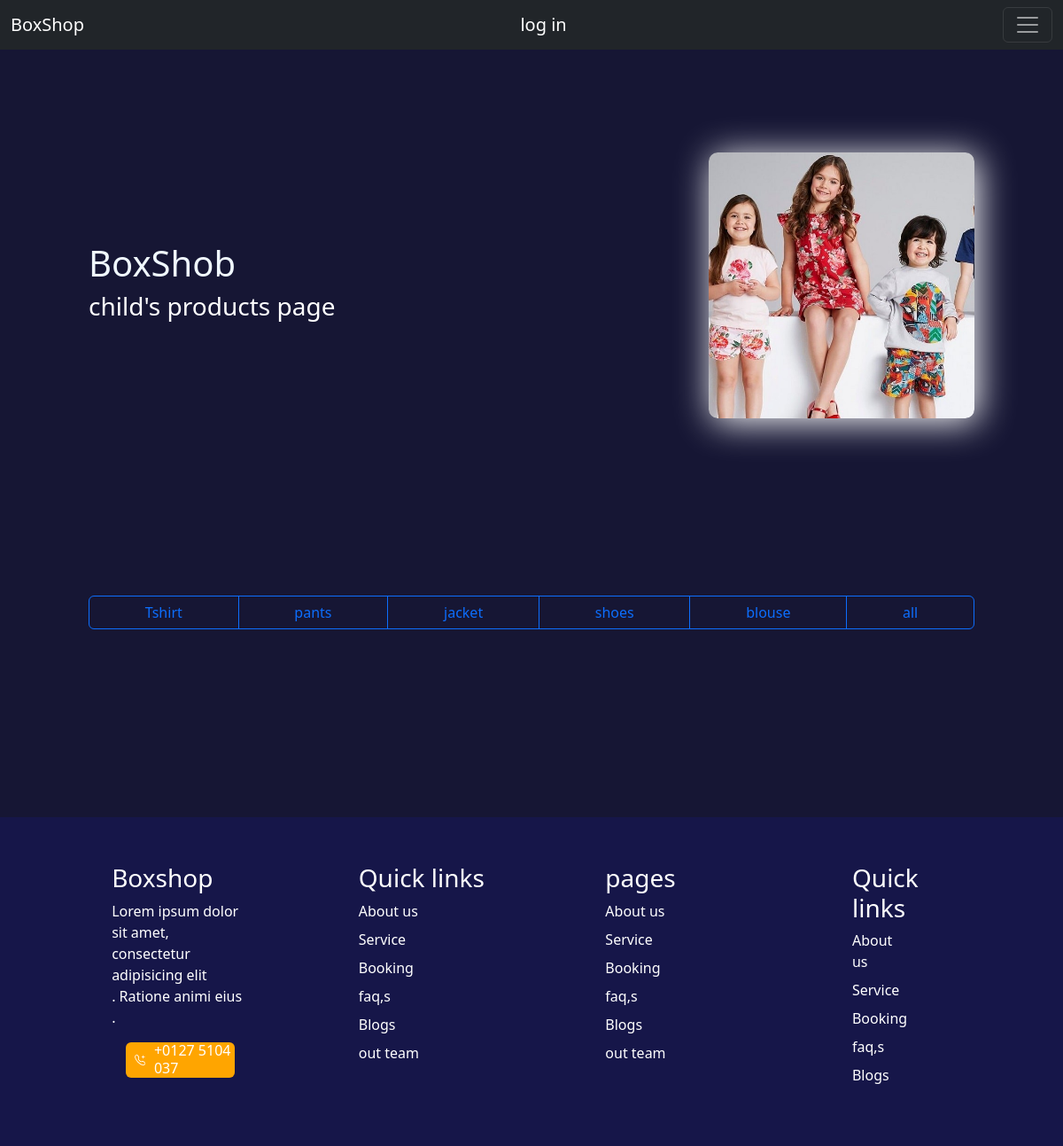
Screenshot of /child/ with the database file from the repository.
### my_ecom/models.py (models this page shows)
class Catcloth(models.Model):
    class C(models.TextChoices):
        Tshirt='Tshirt','Tshirt'
        Pants='pants','pants'
        jacket='jacket','jacket'
        shoes='shoes','shoes'
        blouse='blouse','blouse'
    cat=models.CharField(max_length=100,choices=C.choices)

### my_ecom/views.py (the view)
# urls.py: path('child/',views.child,name='child'),
def child(request):
    context={
        'boxes':Box.objects.all(),
        'cats':Catcloth.objects.all(),
    }
    return render(request,'child.html',context)

### templates/child.html (shortened to what this page needs)
{% load static %}
<!DOCTYPE html>
<html lang="en">
<head>
<link href="https://cdn.jsdelivr.net/npm/bootstrap@5.3.3/dist/css/bootstrap.min.css" rel="stylesheet">
<link rel="stylesheet" href="{% static 'e-comerce.css' %}">
</head>
<body>
       <nav class="navbar navbar-dark bg-dark fixed-top">
  <div class="container-fluid">
    <a class="navbar-brand" href="#">BoxShop</a>
            <a class="navbar-brand" href="{% url 'log'%}">log in</a>
    <button class="navbar-toggler" type="button" data-bs-toggle="offcanvas" data-bs-target="#offcanvasDarkNavbar" aria-controls="offcanvasDarkNavbar" aria-label="Toggle navigation">
      <span class="navbar-toggler-icon"></span>
    </button>
  </div>
</nav>
<br><br><br>
<div class="header2">
      <div class="text">
    <h1>BoxShob</h1>
    <h3>child's products page</h3>
</div>
    <img class="img" src="{% static 'ac-image-PW1599646479Az.jpeg'%}" alt="">
</div>
    <div class="btn-group " role="group" aria-label="Default button group">
   {% for cat in cats|slice:5 %}
  <button type="button" class="btn btn-outline-primary category-btn" data-category="{{ cat.cat }}">{{ cat.cat }}</button>
    {% endfor %}
        <button type="button" class="btn btn-outline-primary all">all</button>
</div>
<div class="row row-cols-1 row-cols-md-3 g-4row row-cols-1 row-cols-md-3 g-4">
      </div>
<br><br><br><br>
 <div class="footer">
            <div class="row">
                <div class="col-2">
                    <h3>Boxshop</h3>
<p>Lorem ipsum dolor sit amet, <br/>consectetur adipisicing elit<br/>. Ratione animi eius .</p>
<div class="phone"> <h6>+0127 5104 037</h6></div>
                </div>
                <div class="col-2">
                    <h3>Quick links</h3>
                    <div class="links">
                    <ul>
                        <li><a href="">About us</a></li>
                        <li><a href="">Service</a></li>
                        <li><a href="">Booking</a></li>
                        <li><a href="">faq,s</a></li>
                        <li><a href="">Blogs</a></li>
                        <li><a href="">out team</a></li>
                    </ul>
                    </div>
                </div>
                <div class="col-2">                    <h3>pages</h3>
                    <div class="links">
                    <ul>
                        <li><a href="">About us</a></li>
                        <li><a href="">Service</a></li>
                        <li><a href="">Booking</a></li>
                        <li><a href="">faq,s</a></li>
                        <li><a href="">Blogs</a></li>
                        <li><a href="">out team</a></li>
                    </ul>
                    </div></div>
                <div class="col-1">
                               <h3>Quick links</h3>
                    <div class="links">
                    <ul>
                        <li><a href="">About us</a></li>
                        <li><a href="">Service</a></li>
                        <li><a href="">Booking</a></li>
                        <li><a href="">faq,s</a></li>
                        <li><a href="">Blogs</a></li>
                    </ul>
                    </div></div>
            </div>
        </div>
</body>
</html>

### static/e-comerce.css (style rules this page uses)
* { margin: 0; padding: 0; color: #fff; }
body { background-color: #161634; color: #fff; }
.footer { background-color: #161649; padding: 2rem 1rem; display: flex; justify-content: space-around; align-items: flex-start; width: 100%; }
.col-2 , .col-1 { margin: 20px 50px; }
.phone { display: flex; justify-content: center; align-items: center; height: 40px; background-color: orange; border-radius: 6px; width: 80%; margin: 10px auto; transition: transform 0.3s ease, background-color 0.3s ease; cursor: pointer; }
.col-2 a,.col-1 a { text-decoration: none; color: black; display: block; margin-bottom: 8px; transition: color 0.3s ease; }
.col-2 ul,.col-1 ul { padding: 0; }
.col-2 li,.col-1 li { list-style: none; }
.footer a { color: #fff; }
.header2 { display: flex; justify-content: space-between; align-items: center; padding: 100px; }
.header2 .img { width: 300px; height: 300px; border-radius: 10px; box-shadow: #fff 4px 4px 40px ; object-fit: cover; }
.header2 h1 { color: aliceblue; }
.btn-group { display: flex; padding: 100px 100px; justify-content: center; }
.row-cols-md-3 { padding: 20px; }
h6 { margin: 0%; }
svg { margin: 10px; cursor: pointer; color: black; }
.text { margin-right: 20px; }

### rows the page displays
Catcloth: cat "Tshirt"
Catcloth: cat "pants"
Catcloth: cat "jacket"
Catcloth: cat "shoes"
Catcloth: cat "blouse"
